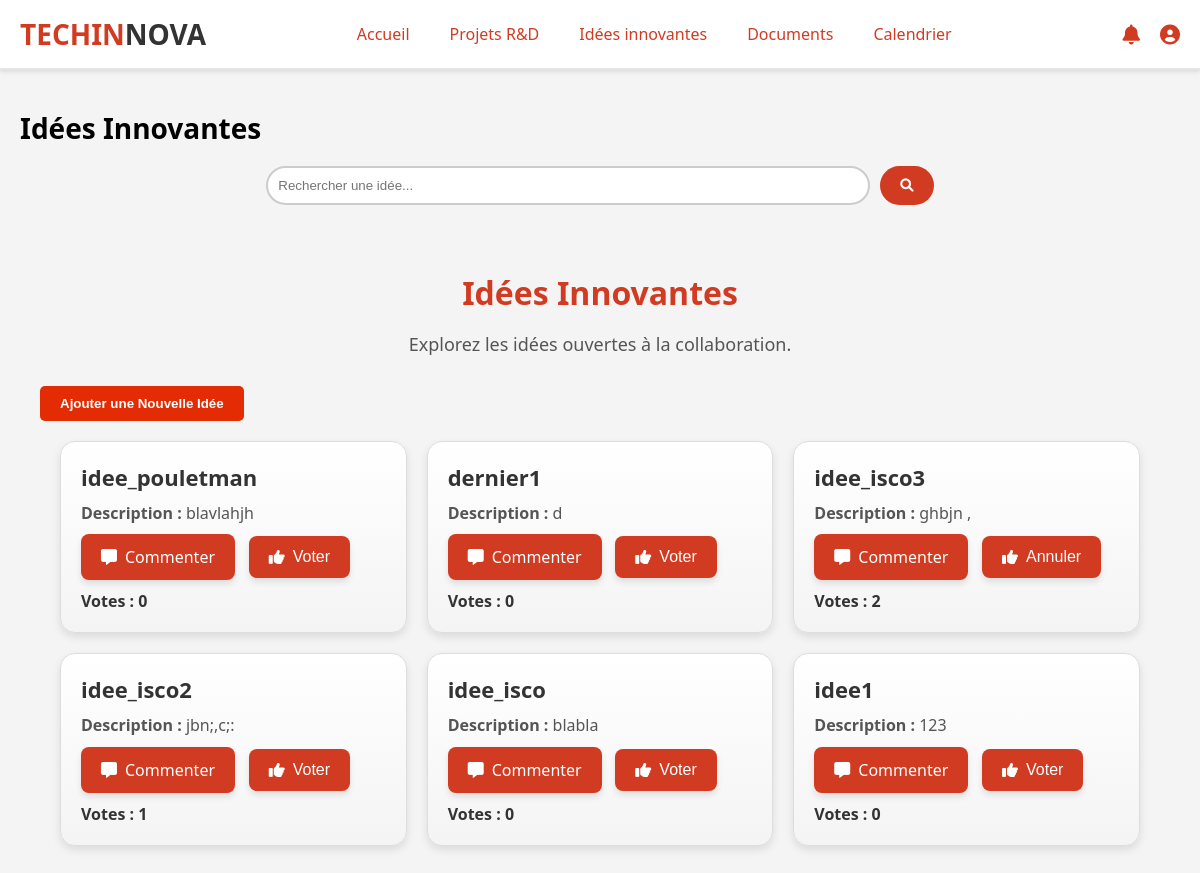
The app's page /espace_chercheur/idee.php (signed in) with its own data.
### tables this page shows
CREATE TABLE `idee` (
  `id` int(11) NOT NULL,
  `titre` varchar(255) NOT NULL,
  `description` text NOT NULL,
  `votes` int(11) NOT NULL,
  `etat` enum('En attente','Acceptée','Rejetée') NOT NULL DEFAULT 'En attente',
  `date_soumission` timestamp NOT NULL DEFAULT current_timestamp(),
  `id_utilisateur` int(11) DEFAULT NULL
);

### espace_chercheur/idee.php (the view, shortened to what this page needs)
<?php
require_once("C:/xampp/htdocs/projet_web/config/connexion.php");
$userId = $_SESSION['utilisateur']['id'];
$sql = "SELECT id, titre, description, votes FROM idee WHERE etat = :etat ORDER BY date_soumission DESC";
$stmt = $db->prepare($sql);
$stmt->execute([
    'etat' => 'Acceptée'
]);
$idees = $stmt->fetchAll();
?>
<!DOCTYPE html>
<html lang="fr">
<head>
    <link rel="stylesheet" href="css/idee.css">
    <link rel="stylesheet" href="https://cdnjs.cloudflare.com/ajax/libs/font-awesome/6.0.0-beta3/css/all.min.css">
</head>
<body>
    <header class="navbar">
        <div class="logo">
            <h1><span>TECHIN</span>NOVA</h1>
        </div>
        <nav class="menu">
            <ul>
                <li><a href="chercheur.php" data-page="accueil">Accueil</a></li>
                <li><a href="projetr&d.php" data-page="projets">Projets R&D</a></li>
                <li><a href="idee.php" data-page="idees">Idées innovantes</a></li>
                <li><a href="doc.php" data-page="documents">Documents</a></li>
                <li><a href="calendrier.php" data-page="calendrier">Calendrier</a></li>
            </ul>
        </nav>
        <div class="user-icons">
            <div class="user-icon">
                <a href="notification.php"><i class="fas fa-bell"></i></a>
            </div>
            <div class="user-icon">
                <a href="profil.php"><i class="fas fa-user-circle"></i></a>
            </div>
        </div>
    </header>
    <div class="main-content">
        <header>
            <h1>Idées Innovantes</h1>
            <div class="search-container">
                <input type="text" id="searchIdea" placeholder="Rechercher une idée...">
                <button id="searchBtn"><i class="fas fa-search"></i></button>
        </header>
        <main id="content">
            <h2>Idées Innovantes</h2>
            <p class="intro">Explorez les idées ouvertes à la collaboration.</p>
            <section class="actions">
                <button id="addIdeaBtn">Ajouter une Nouvelle Idée</button>
            </section>
            <div class="ideas-container">
                <?php if (!empty($idees)): ?>
                    <?php foreach ($idees as $idee): ?>
                        <?php
                        $checkVoteSql = "SELECT * FROM user_votes WHERE user_id = :user_id AND idee_id = :idee_id";
                        $checkVoteStmt = $db->prepare($checkVoteSql);
                        $checkVoteStmt->execute([
                            ':user_id' => $userId,
                            ':idee_id' => $idee['id']
                        ]);
                        $hasVoted = $checkVoteStmt->fetch();
                        ?>
                        <div class="idea">
                            <h3><?= htmlspecialchars($idee['titre']) ?></h3>
                            <p><strong>Description :</strong> <?= htmlspecialchars($idee['description']) ?></p>
                            <a href="commentaire.php?id=<?= $idee['id'] ?>" class="comment-button">
                                <i class="fas fa-comment-alt"></i> Commenter
                            </a>
                            <form action="" method="POST" style="display: inline;">
                                <button type="submit" class="vote-button">
                                    <i class="fas fa-thumbs-up"></i> <?= $hasVoted ? "Annuler" : "Voter" ?>
                                </button>
                            </form>
                            <span class="vote-count">Votes : <?= htmlspecialchars($idee['votes']) ?></span>
                        </div>
                    <?php endforeach; ?>
                <?php else: ?>
                    <p>Aucune idée disponible pour le moment.</p>
                <?php endif; ?>
            </div>
        </main>
    </div>
</body>
</html>

### espace_chercheur/css/idee.css (style rules this page uses)
body { margin: 0; font-family: 'Segoe UI', Tahoma, Geneva, Verdana, sans-serif; background-color: #f4f4f4; font-size: 14px; overflow-x: hidden; }
.navbar { display: flex; justify-content: space-between; align-items: center; background-color: #ffffff; padding: 15px 20px; border-bottom: 2px solid #e5e5e5; position: sticky; top: 0; z-index: 1000; box-shadow: 0 2px 4px rgba(0, 0, 0, 0.1); }
.logo h1 { margin: 0; font-size: 28px; color: #333; }
.logo span { color: #d13b22; font-weight: bold; }
.menu ul { list-style: none; display: flex; margin: 0; padding: 0; }
.menu ul li { margin: 0 20px; }
.menu ul li a { text-decoration: none; color: #d13b22; font-weight: 500; font-size: 16px; transition: color 0.3s ease, transform 0.3s ease; }
.user-icons { display: flex; align-items: center; }
.user-icon { font-size: 20px; color: #d13b22; margin-left: 20px; }
.user-icon a { text-decoration: none; color: #d13b22; transition: color 0.3s ease; }
.main-content { padding-top: 20px; padding-left: 20px; padding-right: 20px; margin-bottom: 40px; }
.search-container { display: flex; justify-content: center; margin-bottom: 20px; }
#searchIdea { width: 50%; padding: 10px; border: 2px solid #ccc; border-radius: 25px; transition: width 0.5s ease-in-out; }
.search-container button { background-color: #d13b22; color: white; border: none; border-radius: 25px; padding: 10px 20px; margin-left: 10px; cursor: pointer; transition: transform 0.3s; }
.ideas-container { display: grid; grid-template-columns: repeat(auto-fit, minmax(300px, 1fr)); gap: 20px; margin-top: 20px; padding: 0 20px; }
.idea { border: 1px solid #ddd; padding: 20px; border-radius: 15px; background: linear-gradient(to bottom, #fff, #f4f4f4); box-shadow: 0 4px 8px rgba(0, 0, 0, 0.1); transition: transform 0.3s, box-shadow 0.3s; }
.idea h3 { margin: 0 0 10px; font-size: 22px; color: #333; font-weight: 700; }
.idea p { margin: 10px 0; font-size: 16px; color: #555; line-height: 1.4; }
.vote-button, .comment-button { background-color: #d13b22; color: #fff; border: none; padding: 12px 20px; border-radius: 8px; font-size: 16px; cursor: pointer; margin-right: 10px; transition: background-color 0.3s ease, transform 0.3s ease; display: inline-flex; align-items: center; box-shadow: 0 4px 6px rgba(0, 0, 0, 0.1); }
.vote-button i, .comment-button i { margin-right: 8px; }
.vote-count { display: block; margin-top: 10px; font-size: 16px; font-weight: bold; color: #333; }
a { text-decoration: none; transition: color 0.3s ease; }
main { padding: 20px; max-width: 1200px; margin: auto; }
main h2 { font-size: 32px; color: #d13b22; text-align: center; margin-bottom: 10px; }
main .intro { text-align: center; font-size: 18px; color: #555; margin-bottom: 30px; }
.modal-content form button, #addIdeaBtn { background-color: rgb(227,44,3); color: #fff; padding: 10px 20px; font-weight: bold; border: none; border-radius: 5px; display: flex; align-items: center; justify-content: center; gap: 10px; transition: background-color 0.3s, transform 0.3s; }

### records on screen
idee: titre "idee_pouletman", description "blavlahjh", shows "Voter", votes "0"
idee: titre "dernier1", description "d", shows "Voter", votes "0"
idee: titre "idee_isco3", description "ghbjn ,", shows "Annuler", votes "2"
idee: titre "idee_isco2", description "jbn;,c;:", shows "Voter", votes "1"
idee: titre "idee_isco", description "blabla", shows "Voter", votes "0"
idee: titre "idee1", description "123", shows "Voter", votes "0"
